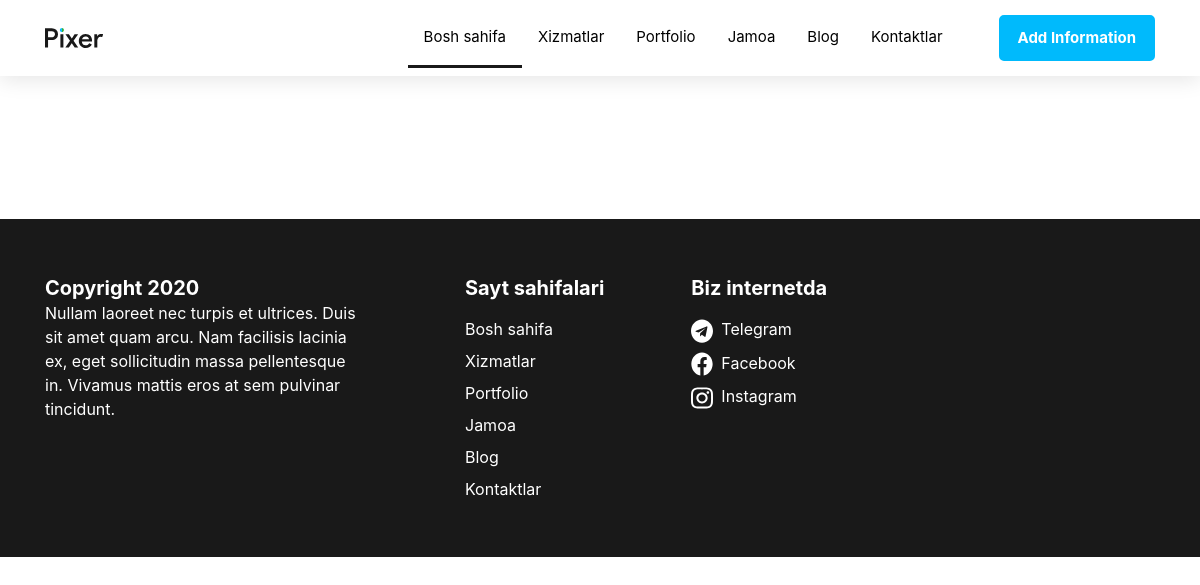
The page /mobil/ on the database as committed earlier.
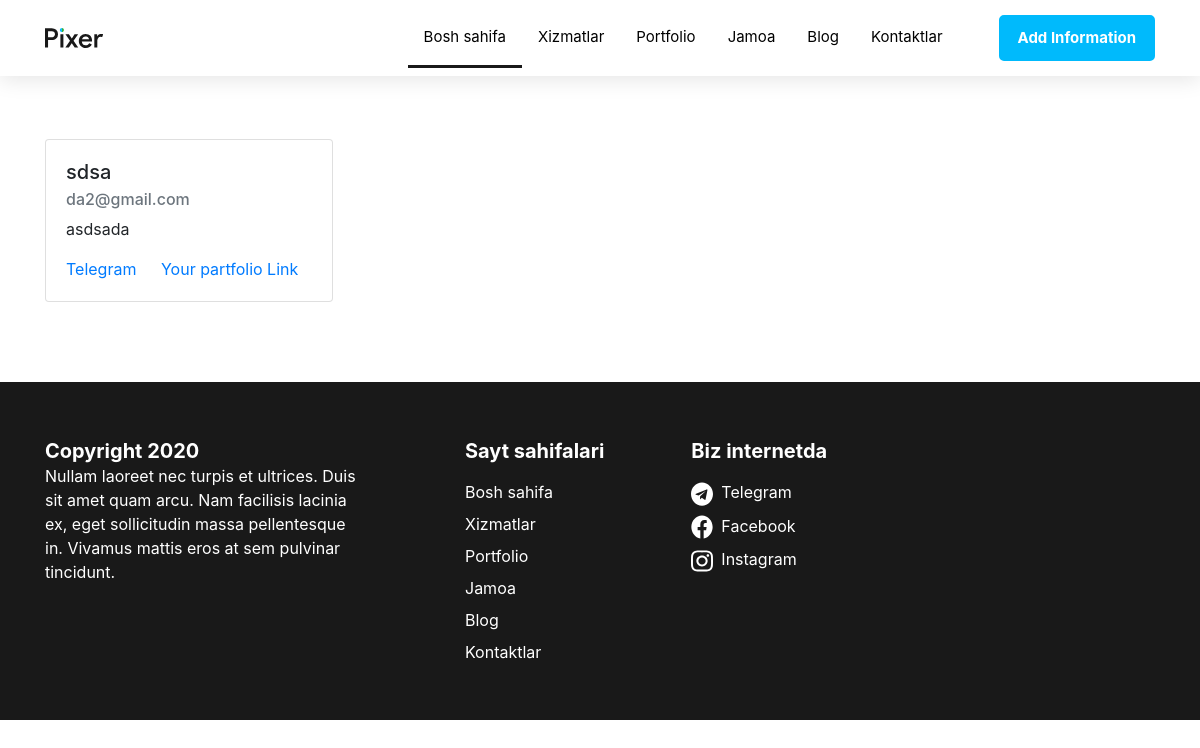
The same page on the database as committed later.
### users/models.py (models this page shows, shortened)
class MobilografUsersModel(models.Model):
    name = models.CharField(max_length=225)
    description = models.CharField(max_length=225)
    email = models.EmailField()
    phone_number = models.CharField(max_length=50)
    telegram_link = models.URLField()
    part_link = models.URLField()
    class Meta:
        verbose_name = 'user'
        verbose_name_plural = 'users'

### users/views.py (the view)
def mobil_view(request):
    mobil = MobilografUsersModel.objects.all()
    context = {
        'mobil': mobil
    }
    return render(request, 'mobil.html', context=context)

### templates/mobil.html (shortened to what the changed rows need)
{% load static %}
<!DOCTYPE html>
<html lang="en">
<head>
    <link rel="stylesheet" href="{% static '/main.css' %}">
    <link rel="stylesheet" href="https://cdn.jsdelivr.net/npm/bootstrap@4.3.1/dist/css/bootstrap.min.css">
</head>
<body>
    <section class="intro">
            <div class="container">
               {% for mobil in mobil %}
    <div class="card" style="width: 18rem;">
  <div class="card-body">
    <h5 class="card-title">{{ mobil.name }}</h5>
    <h6 class="card-subtitle mb-2 text-muted"><a>{{ mobil.email }}</a></h6>
    <p class="card-text">{{ mobil.description }}</p>
    <a href="{{ mobil.telegram_link }}" class="card-link">Telegram</a>
    <a href="{{ mobil.part_link }}" class="card-link">Your partfolio Link</a>
  </div>
</div>
    {% endfor %}
            </div>
        </section>
</body>
</html>

Rows that differ between the two databases and show on the page:
added MobilografUsersModel: name "sdsa", email "da2@gmail.com", description "asdsada"
